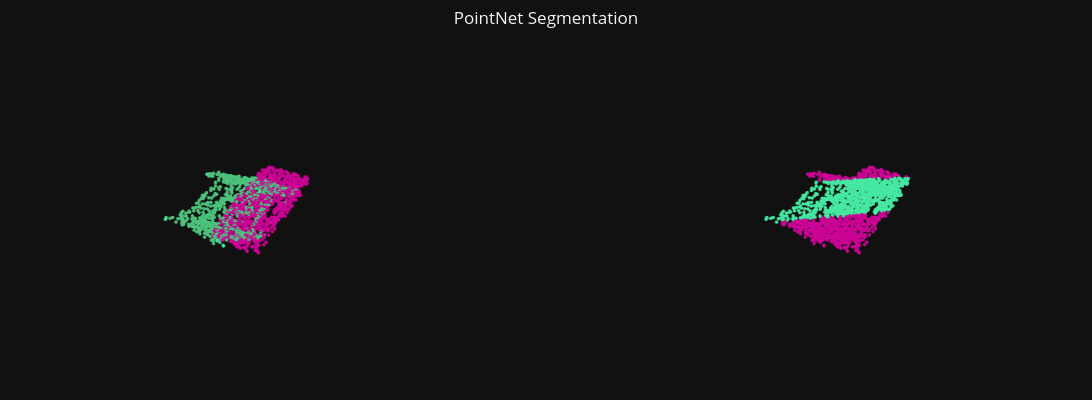

Notebook cell for this chart:
### Code cell
# Random test sample
test_sample = test_set2[np.random.choice(np.arange(len(test_set2)))]
batch_dict = collate_fn([test_sample])

# Get model predictions
x = batch_dict['points'].transpose(1, 2).to(device)
model_preds, _ = dense_classifier2(x)
pred_part_labels = torch.argmax(model_preds, axis=1).detach().cpu().numpy()[0]

points = test_sample['points']
part_labels = test_sample['seg_labels']


# plot results
fig = make_subplots(rows=1, cols=2, specs=[[{"type": "scatter3d"}, {"type": "scatter3d"}]], column_widths=[0.5, 0.5],
                    subplot_titles=('Part Labels', 'Part Predictions'))

# ground truth part labels
gt_colors = [
    f'rgb({r},{g},{b})'
    for r, g, b in PART_COLORS[part_labels - 1]
]
part_label_plots = plot_pc_data3d(x=points[:,0], y=points[:,1], z=points[:,2], apply_color_gradient=False, 
                                  color=gt_colors, marker_size=2)

# ground truth part labels
pred_colors = [
    f'rgb({r},{g},{b})'
    for r, g, b in PART_COLORS[pred_part_labels - 1]
]

pred_part_label_plots = plot_pc_data3d(x=points[:,0], y=points[:,1], z=points[:,2], apply_color_gradient=False, 
                                  color=pred_colors, marker_size=2)

fig.update_layout(template="plotly_dark", scene=PCD_SCENE, scene2=PCD_SCENE, height = 400, width = 1200,
                title='PointNet Segmentation', title_x=0.5, title_y=0.97, margin=dict(r=0, b=0, l=0, t=0))
fig.add_trace(part_label_plots, row=1, col=1)
fig.add_trace(pred_part_label_plots, row=1, col=2)
fig.show()

### Figure 1 — Plotly figure (JSON) as saved in the notebook; plotly's stock layout.template omitted (floating-point values rounded to 4 significant figures; data arrays with more than 128 entries replaced by an {"elided": "..."} marker saying what was removed)
{"data": [{"hoverinfo": "skip", "marker": {"color": {"elided": "2500 str values"}, "opacity": 1, "size": 2}, "mode": "markers", "scene": "scene", "showlegend": false, "type": "scatter3d", "x": {"elided": "2500 float values"}, "y": {"elided": "2500 float values"}, "z": {"elided": "2500 float values"}}, {"hoverinfo": "skip", "marker": {"color": {"elided": "2500 str values"}, "opacity": 1, "size": 2}, "mode": "markers", "scene": "scene2", "showlegend": false, "type": "scatter3d", "x": {"elided": "2500 float values"}, "y": {"elided": "2500 float values"}, "z": {"elided": "2500 float values"}}], "layout": {"annotations": [{"font": {"size": 16}, "showarrow": false, "text": "Part Labels", "x": 0.225, "xanchor": "center", "xref": "paper", "y": 1, "yanchor": "bottom", "yref": "paper"}, {"font": {"size": 16}, "showarrow": false, "text": "Part Predictions", "x": 0.775, "xanchor": "center", "xref": "paper", "y": 1, "yanchor": "bottom", "yref": "paper"}], "height": 400, "margin": {"b": 0, "l": 0, "r": 0, "t": 0}, "scene": {"aspectmode": "data", "domain": {"x": [0, 0.45], "y": [0, 1]}, "xaxis": {"visible": false}, "yaxis": {"visible": false}, "zaxis": {"visible": false}}, "scene2": {"aspectmode": "data", "domain": {"x": [0.55, 1], "y": [0, 1]}, "xaxis": {"visible": false}, "yaxis": {"visible": false}, "zaxis": {"visible": false}}, "title": {"text": "PointNet Segmentation", "x": 0.5, "y": 0.97}, "width": 1200}}
